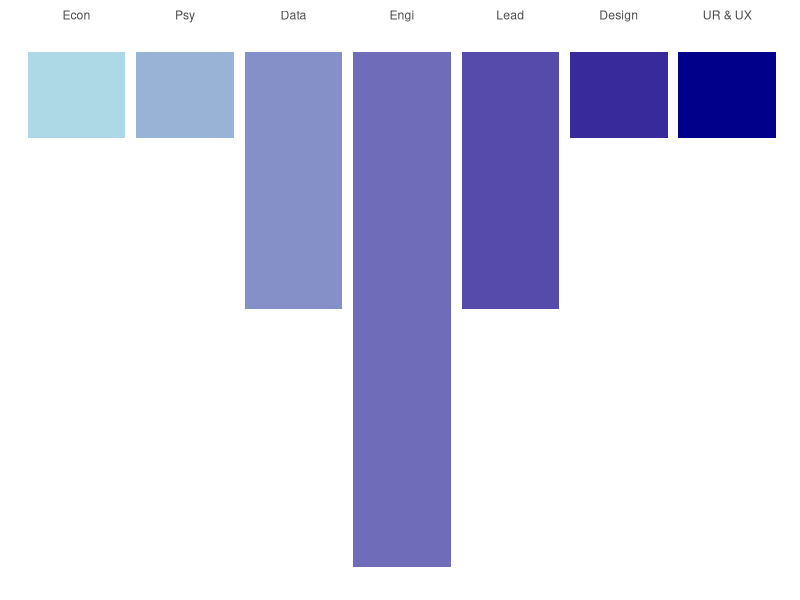

R code for this plot:
## ---- chunk 1
knitr::opts_chunk$set(
  echo=TRUE,
  warning=FALSE,
  message=FALSE,
  dev="svg"
)
## ---- chunk 2
install.packages("tidyverse")
## ---- chunk 3
library(tibble)

new_skill_set <- function() {
  data <- tibble(
    name = character(),  # Full name
    label = character(), # Short name for the plot
    level = integer(),   # Scale is your decision but use integers 
  )
  return (data)
}

add_skill <- function(skill_set, name, label, level) {
  skill_set <- skill_set %>% add_row(name, label, level)
  return (skill_set)
}

lock_ordering <- function(skill_set) {
  skill_set$label <- factor(skill_set$label, levels = skill_set$label)
  return (skill_set)
}
## ---- chunk 4
t_shaped_theme <- function() {
  theme(
    panel.background = element_blank(),
    axis.title = element_blank(),
    axis.ticks = element_blank(),
    axis.text.y = element_blank(),
    legend.position = "none",
  )
}
## ---- chunk 5
library(ggplot2)
library(dplyr)
library(scales)

t_shaped_plot <- function(data) {
  max_level <- max(data$level)
  item_count <- nrow(data)
  
  data %>%
    mutate(fills = rep(c(1:(item_count-1), "top"), 1)) %>%
    ggplot(aes(x=label, y=level, fill=fills)) +
    geom_col(position = position_stack()) +
    scale_y_reverse() +
    scale_x_discrete(position="top") +
    scale_fill_manual(
      values = seq_gradient_pal(
        "lightblue", "darkblue", "Lab"
      )(seq(0,1,length.out=item_count))
      #values = c(
        #colorRampPalette(colors = c("lightblue", "navy"))(max_level+1)
      #)
      # TODO: colour so that each bar is a gradient
      # TODO: https://stackoverflow.com/questions/64016696/ggplot-bars-with-gradient-fill
    ) +
    t_shaped_theme()
}
## ---- chunk 6

# The order is important!
# Plotting is left to right from the top of the list.
# We want deep skills in the middle and broad skills distributed equally at
# the sides.
new_skill_set() %>%
  add_skill("Economics", "Econ", 1) %>%
  add_skill("Psychology", "Psy", 1) %>%
  add_skill("Data analytics", "Data", 3) %>%
  add_skill("Software engineering", "Engi", 6) %>%
  add_skill("Leading teams", "Lead", 3) %>%
  add_skill("Graphic design", "Design", 1) %>%
  add_skill("User research & User experience", "UR & UX", 1) %>%
  lock_ordering() %>%
  t_shaped_plot()
